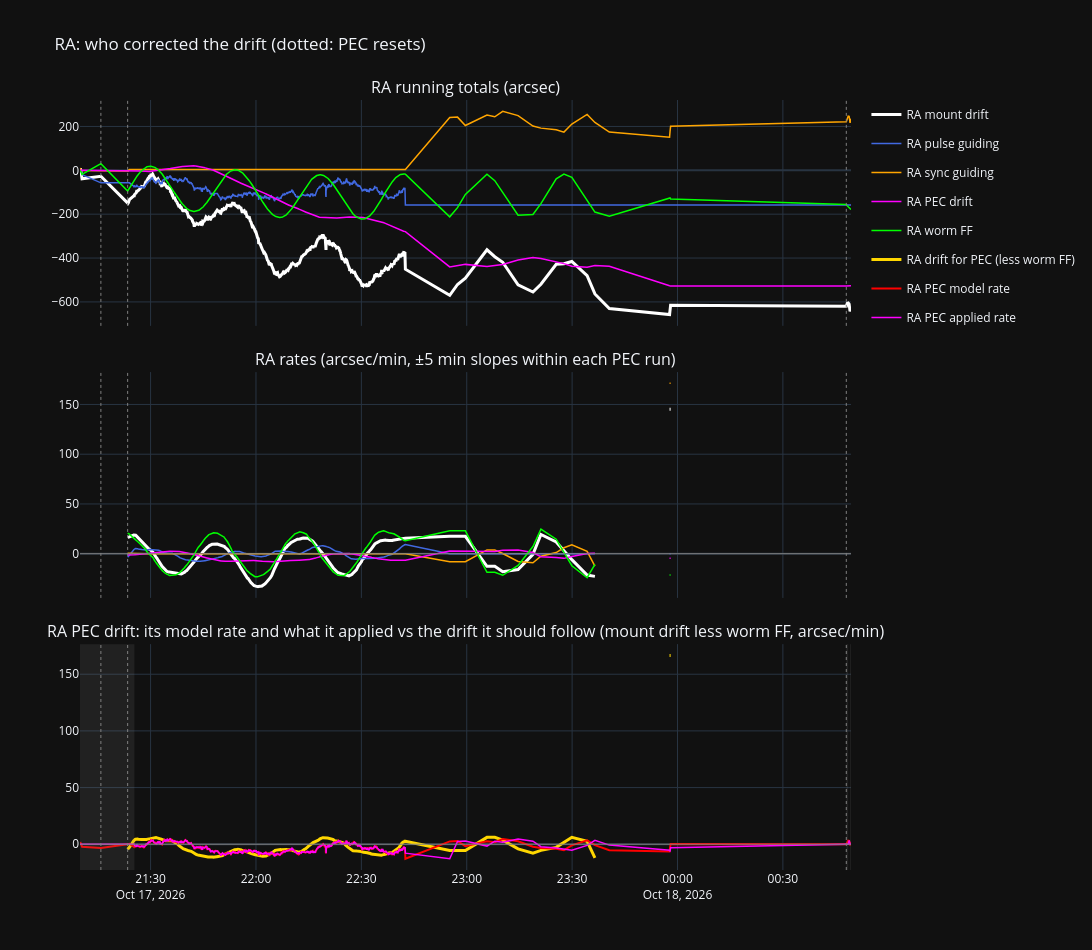
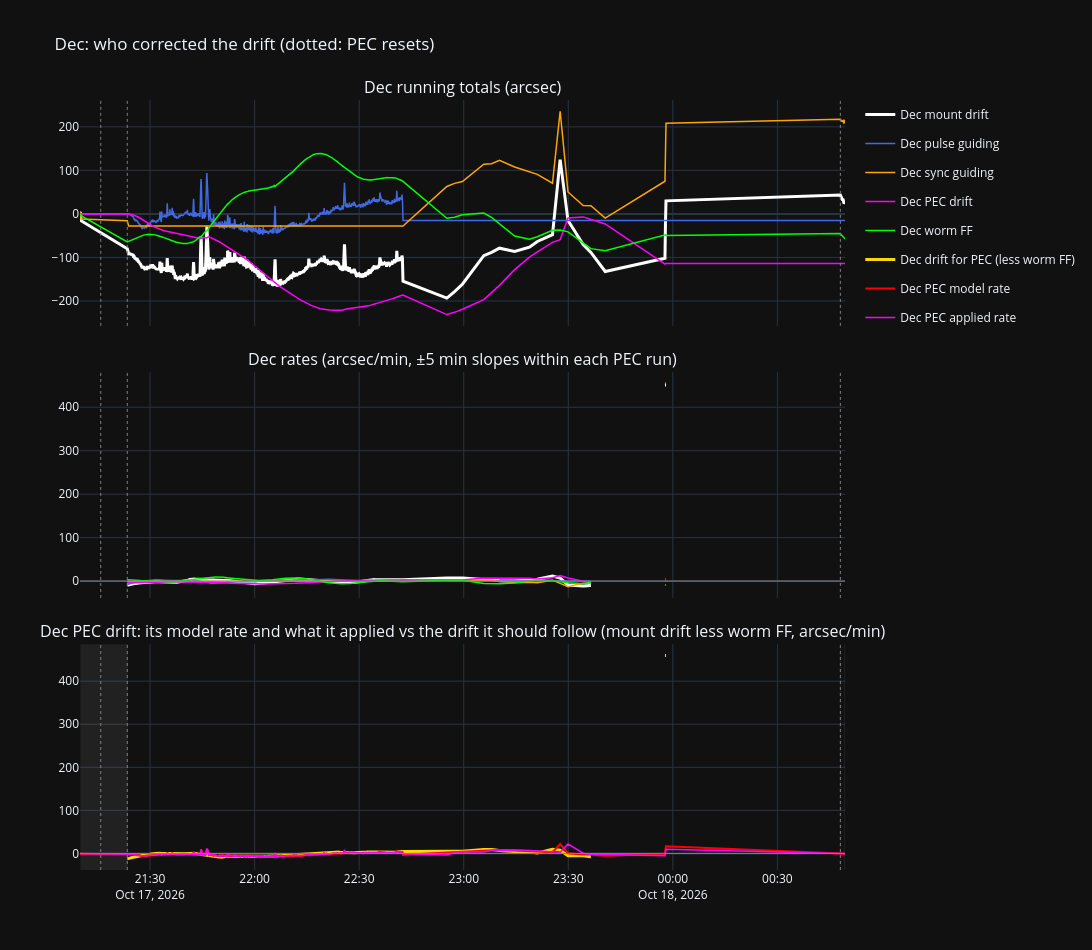

Here is the notebook cell these charts were saved with, in order:
### Markdown cell above
## 3. Who corrected the drift?

Running totals per axis: **mount drift = pulse guiding + sync guiding + PEC drift applied + worm feed-forward**
(joined across PEC resets), then each as a rate (slope over ±5 min). PECLOG is written only at guide updates -- once
per plate-solve sync while only sync guiding -- so the logged worm FF (dots) misses the worm between them; the dotted
line rebuilds it every 10 s from the motor angles interpolated between rows and the profile the session ran with (its
`WORMPROFILE` log line: the lens profile and forward / reverse per motor), as the driver applies it every tick. Its rate (second
panel, dotted) is taken from that curve the same way; the dots are the rate from the logged samples alone. Rates are taken within each PEC run: a window
never crosses a reset (a goto, or the worm feed-forward switched on or off), so a step there doesn't smear into the
minutes either side.

The bottom panel is PEC drift alone: its model rate (red) and the rate it applied (magenta) against the drift it is
meant to follow, **the mount drift less the worm feed-forward** (gold), since the feed-forward handles the worm.
PEC's rates are drawn as steps, held between log rows as it applies them, so a gap with no guide updates shows the
rate it kept applying (the ±5 min slopes above leave such a gap blank: they need 3 rows). PEC is doing its job when red and magenta follow gold and the guiders' rates stay near zero; when the guider's total
runs opposite to PEC's, they are fighting. Shaded: PEC inhibited (not applying).

### Code cell
pvg = correction_breakdown(df, rate_half_window_s=300)
# PECLOG rows come only at guide updates -- once per plate-solve sync while sync guiding -- so the logged worm FF misses
# the worm between them: rebuild it every 10 s from the motor angles and the profile the session ran with
wprofiles = worm_analysis.logged_worm_profiles(resolved_files)
wff_fine, wff_check = (worm_analysis.rebuilt_wff(df, SITE_LAT, wprofiles) if wprofiles and 'wff_1' in df
                       else (pd.DataFrame(), None))
if len(wff_fine):
    print(f"worm FF rebuilt every 10 s between PECLOG rows ({len(wff_fine)} points); against the logged values "
          f"{wff_check:.2f}\" rms")
COL = {'mount drift': 'white', 'pulse guiding': 'royalblue', 'sync guiding': 'orange', 'PEC drift': 'magenta',
       'worm FF': 'lime'}
PARTS = [('mount_drift', 'mount drift'), ('pulse_guide', 'pulse guiding'), ('sync_guide', 'sync guiding'),
         ('pec_applied', 'PEC drift'), ('worm_ff', 'worm FF')]
summary = []
for ax, name, i_ax in (('ra', 'RA', 1), ('dec', 'Dec', 2)):
    x = pvg[ax]
    if x.empty:
        print(f"{name}: no guide corrections")
        continue
    tx = x['timestamp']
    fig = make_subplots(rows=3, cols=1, shared_xaxes=True, vertical_spacing=0.06,
        subplot_titles=[f'{name} running totals (arcsec)', f'{name} rates (arcsec/min, ±5 min slopes within each PEC run)',
                        f'{name} PEC drift: its model rate and what it applied vs the drift it should follow '
                        f'(mount drift less worm FF, arcsec/min)'])
    for col, label in PARTS:
        if col == 'worm_ff' and not np.any(x[col] != 0):
            continue
        w = 3 if col == 'mount_drift' else 1.5
        sampled = col == 'worm_ff' and len(wff_fine)                  # the logged samples, under the rebuilt curve
        fig.add_trace(go.Scatter(x=tx, y=x[col], name=f'{name} {label}' + (' (logged)' if sampled else ''),
                                 legendgroup=label, mode='markers' if sampled else 'lines',
                                 marker=dict(color=COL[label], size=4), line=dict(color=COL[label], width=w)),
                      row=1, col=1)
        if sampled:
            # on the logged running total's level, which is joined across PEC resets: per PEC run, the offset that puts
            # the rebuilt curve on the logged samples (it matches them to well under an arcsec otherwise)
            ft = wff_fine['timestamp'].astype('datetime64[ns]')
            fine = wff_fine[f'wff_{i_ax}'].to_numpy(float) * 60
            at_rows = np.interp(tx.astype('datetime64[ns]').astype('int64'), ft.astype('int64'), fine)
            run_rows = np.searchsorted(pvg['resets'].values, tx.values, side='right')
            run_fine = np.searchsorted(pvg['resets'].values, ft.values, side='right')
            level = np.full(len(fine), np.nan)
            for r in np.unique(run_fine):
                k = run_rows == r
                if k.any():
                    level[run_fine == r] = fine[run_fine == r] + np.median(x[col].to_numpy()[k] - at_rows[k])
            fig.add_trace(go.Scatter(x=ft, y=level, name=f'{name} {label} (rebuilt, 10 s)', legendgroup=label,
                                     line=dict(color=COL[label], width=1.5, dash='dot')), row=1, col=1)
            # its rate, as the others' (+-5 min slopes within each PEC run) but from the 10 s curve, not the samples
            ft_s = (ft - tx.iloc[0]).dt.total_seconds().to_numpy()
            ok = ~np.isnan(level)
            fine_rate = np.full(len(level), np.nan)
            fine_rate[ok] = _centred_slope_per_min(ft_s[ok], level[ok], 300, segment=run_fine[ok])
            fig.add_trace(go.Scatter(x=ft, y=fine_rate, name=f'{name} {label} rate (rebuilt)', legendgroup=label,
                                     showlegend=False, line=dict(color=COL[label], width=1.5, dash='dot')), row=2, col=1)
        rate = 'drift_rate' if col == 'mount_drift' else f'{col}_rate'
        fig.add_trace(go.Scatter(x=tx, y=x[rate], name=f'{name} {label} rate' + (' (logged)' if sampled else ''),
                                 legendgroup=label, showlegend=False, mode='markers' if sampled else 'lines',
                                 marker=dict(color=COL[label], size=4), line=dict(color=COL[label], width=w)), row=2, col=1)
    fig.add_trace(go.Scatter(x=tx, y=x['drift_for_pec_rate'], name=f'{name} drift for PEC (less worm FF)',
                             line=dict(color='gold', width=3)), row=3, col=1)
    # PEC's logged rates as steps, held between rows as the driver applies them: the model rate from its update on
    # ('hv'), the applied rate over the interval it was logged at the end of ('vh') -- a straight line would hide what
    # it applied through a gap with no guide updates (10-17: -12.8"/min held for 12.6 min)
    fig.add_trace(go.Scatter(x=tx, y=x['pec_model_rate'], name=f'{name} PEC model rate', line=dict(color='red', shape='hv')),
                  row=3, col=1)
    fig.add_trace(go.Scatter(x=tx, y=np.where(x['pec_active'], x['pec_applied_logged_rate'], 0.0),
                             name=f'{name} PEC applied rate', line=dict(color='magenta', width=1.5, shape='vh')), row=3, col=1)
    inactive = ~x['pec_active'].values.astype(bool)
    edges = np.flatnonzero(np.diff(np.r_[0, inactive.astype(int), 0]))
    for a, b in zip(edges[::2], edges[1::2]):
        fig.add_vrect(x0=tx.iloc[a], x1=tx.iloc[min(b, len(tx) - 1)], fillcolor='gray', opacity=0.15, line_width=0, row=3, col=1)
    for r in (2, 3):
        fig.add_hline(y=0, line=dict(color='gray', width=1), row=r, col=1)
    for tr in pvg['resets']:
        fig.add_vline(x=tr, line=dict(color='gray', width=1, dash='dot'))
    fig.update_layout(height=950, width=1400, template=TEMPLATE, hovermode='x unified',
                      title=f'{name}: who corrected the drift (dotted: PEC resets)')
    fig.show()

    last = x.iloc[-1]
    guider, pec = last['pulse_guide'] + last['sync_guide'], last['pec_applied']
    m = ~np.isnan(x['drift_for_pec_rate'].values)
    summary.append({'axis': name, 'mount drift "': last['mount_drift'], 'pulse guiding "': last['pulse_guide'],
                    'sync guiding "': last['sync_guide'], 'PEC drift "': pec, 'worm FF "': last['worm_ff'],
                    'PEC share %': pec / last['mount_drift'] * 100 if last['mount_drift'] else np.nan,
                    'PEC undone by guider %': -guider / pec * 100 if pec and np.sign(guider) != np.sign(pec) else 0,
                    'PEC active %': x['pec_active'].mean() * 100,
                    'model rate error rms "/min': rms((x['pec_model_rate'] - x['drift_for_pec_rate'])[m]),
                    'drift for PEC rms "/min': rms(x['drift_for_pec_rate'][m])})
summary = pd.DataFrame(summary)
display(summary.round(1))
for _, r in summary.iterrows():
    if r['PEC share %'] < 0:
        print(f"{r['axis']}: PEC pushed against the drift")
    if r['PEC undone by guider %'] > 50:
        print(f"{r['axis']}: the guider undid {r['PEC undone by guider %']:.0f}% of what PEC applied -- they are fighting")
    if r['model rate error rms "/min'] > r['drift for PEC rms "/min']:
        print(f"{r['axis']}: PEC's rate was further from the drift rate than zero would have been")

### Figure 1 — Plotly figure (JSON) as saved in the notebook; plotly's stock layout.template omitted (floating-point values rounded to 4 significant figures; data arrays with more than 128 entries replaced by an {"elided": "..."} marker saying what was removed)
{"data": [{"legendgroup": "mount drift", "line": {"color": "white", "width": 3}, "name": "RA mount drift", "type": "scatter", "x": {"elided": "2124 str values"}, "xaxis": "x", "y": {"elided": "2124 float values"}, "yaxis": "y"}, {"legendgroup": "mount drift", "line": {"color": "white", "width": 3}, "name": "RA mount drift rate", "showlegend": false, "type": "scatter", "x": {"elided": "2124 str values"}, "xaxis": "x2", "y": {"elided": "2124 float values"}, "yaxis": "y2"}, {"legendgroup": "pulse guiding", "line": {"color": "royalblue", "width": 1.5}, "name": "RA pulse guiding", "type": "scatter", "x": {"elided": "2124 str values"}, "xaxis": "x", "y": {"elided": "2124 float values"}, "yaxis": "y"}, {"legendgroup": "pulse guiding", "line": {"color": "royalblue", "width": 1.5}, "name": "RA pulse guiding rate", "showlegend": false, "type": "scatter", "x": {"elided": "2124 str values"}, "xaxis": "x2", "y": {"elided": "2124 float values"}, "yaxis": "y2"}, {"legendgroup": "sync guiding", "line": {"color": "orange", "width": 1.5}, "name": "RA sync guiding", "type": "scatter", "x": {"elided": "2124 str values"}, "xaxis": "x", "y": {"elided": "2124 float values"}, "yaxis": "y"}, {"legendgroup": "sync guiding", "line": {"color": "orange", "width": 1.5}, "name": "RA sync guiding rate", "showlegend": false, "type": "scatter", "x": {"elided": "2124 str values"}, "xaxis": "x2", "y": {"elided": "2124 float values"}, "yaxis": "y2"}, {"legendgroup": "PEC drift", "line": {"color": "magenta", "width": 1.5}, "name": "RA PEC drift", "type": "scatter", "x": {"elided": "2124 str values"}, "xaxis": "x", "y": {"elided": "2124 float values"}, "yaxis": "y"}, {"legendgroup": "PEC drift", "line": {"color": "magenta", "width": 1.5}, "name": "RA PEC drift rate", "showlegend": false, "type": "scatter", "x": {"elided": "2124 str values"}, "xaxis": "x2", "y": {"elided": "2124 float values"}, "yaxis": "y2"}, {"legendgroup": "worm FF", "line": {"color": "lime", "width": 1.5}, "name": "RA worm FF", "type": "scatter", "x": {"elided": "2124 str values"}, "xaxis": "x", "y": {"elided": "2124 float values"}, "yaxis": "y"}, {"legendgroup": "worm FF", "line": {"color": "lime", "width": 1.5}, "name": "RA worm FF rate", "showlegend": false, "type": "scatter", "x": {"elided": "2124 str values"}, "xaxis": "x2", "y": {"elided": "2124 float values"}, "yaxis": "y2"}, {"line": {"color": "gold", "width": 3}, "name": "RA drift for PEC (less worm FF)", "type": "scatter", "x": {"elided": "2124 str values"}, "xaxis": "x3", "y": {"elided": "2124 float values"}, "yaxis": "y3"}, {"line": {"color": "red"}, "name": "RA PEC model rate", "type": "scatter", "x": {"elided": "2124 str values"}, "xaxis": "x3", "y": {"elided": "2124 float values"}, "yaxis": "y3"}, {"line": {"color": "magenta", "width": 1.5}, "name": "RA PEC applied rate", "type": "scatter", "x": {"elided": "2124 str values"}, "xaxis": "x3", "y": {"elided": "2124 float values"}, "yaxis": "y3"}], "layout": {"annotations": [{"font": {"size": 16}, "showarrow": false, "text": "RA running totals (arcsec)", "x": 0.5, "xanchor": "center", "xref": "paper", "y": 1, "yanchor": "bottom", "yref": "paper"}, {"font": {"size": 16}, "showarrow": false, "text": "RA rates (arcsec/min, ±5 min slopes within each PEC run)", "x": 0.5, "xanchor": "center", "xref": "paper", "y": 0.6467, "yanchor": "bottom", "yref": "paper"}, {"font": {"size": 16}, "showarrow": false, "text": "RA PEC drift: its model rate and what it applied vs the drift it should follow (mount drift less worm FF, arcsec/min)", "x": 0.5, "xanchor": "center", "xref": "paper", "y": 0.2933, "yanchor": "bottom", "yref": "paper"}], "height": 950, "hovermode": "x unified", "shapes": [{"fillcolor": "gray", "line": {"width": 0}, "opacity": 0.15, "type": "rect", "x0": "2026-10-17T21:09:54.231000", "x1": "2026-10-17T21:25:23.675000", "xref": "x3", "y0": 0, "y1": 1, "yref": "y3 domain"}, {"fillcolor": "gray", "line": {"width": 0}, "opacity": 0.15, "type": "rect", "x0": "2026-10-18T00:48:03.459000", "x1": "2026-10-18T00:48:35.497000", "xref": "x3", "y0": 0, "y1": 1, "yref": "y3 domain"}, {"fillcolor": "gray", "line": {"width": 0}, "opacity": 0.15, "type": "rect", "x0": "2026-10-18T00:49:07.463000", "x1": "2026-10-18T00:49:23.493000", "xref": "x3", "y0": 0, "y1": 1, "yref": "y3 domain"}, {"line": {"color": "gray", "width": 1}, "type": "line", "x0": 0, "x1": 1, "xref": "x2 domain", "y0": 0, "y1": 0, "yref": "y2"}, {"line": {"color": "gray", "width": 1}, "type": "line", "x0": 0, "x1": 1, "xref": "x3 domain", "y0": 0, "y1": 0, "yref": "y3"}, {"line": {"color": "gray", "dash": "dot", "width": 1}, "type": "line", "x0": "2026-10-17T21:15:51.099000", "x1": "2026-10-17T21:15:51.099000", "xref": "x", "y0": 0, "y1": 1, "yref": "y domain"}, {"line": {"color": "gray", "dash": "dot", "width": 1}, "type": "line", "x0": "2026-10-17T21:15:51.099000", "x1": "2026-10-17T21:15:51.099000", "xref": "x2", "y0": 0, "y1": 1, "yref": "y2 domain"}, {"line": {"color": "gray", "dash": "dot", "width": 1}, "type": "line", "x0": "2026-10-17T21:15:51.099000", "x1": "2026-10-17T21:15:51.099000", "xref": "x3", "y0": 0, "y1": 1, "yref": "y3 domain"}, {"line": {"color": "gray", "dash": "dot", "width": 1}, "type": "line", "x0": "2026-10-17T21:23:28.182000", "x1": "2026-10-17T21:23:28.182000", "xref": "x", "y0": 0, "y1": 1, "yref": "y domain"}, {"line": {"color": "gray", "dash": "dot", "width": 1}, "type": "line", "x0": "2026-10-17T21:23:28.182000", "x1": "2026-10-17T21:23:28.182000", "xref": "x2", "y0": 0, "y1": 1, "yref": "y2 domain"}, {"line": {"color": "gray", "dash": "dot", "width": 1}, "type": "line", "x0": "2026-10-17T21:23:28.182000", "x1": "2026-10-17T21:23:28.182000", "xref": "x3", "y0": 0, "y1": 1, "yref": "y3 domain"}, {"line": {"color": "gray", "dash": "dot", "width": 1}, "type": "line", "x0": "2026-10-18T00:48:03.459000", "x1": "2026-10-18T00:48:03.459000", "xref": "x", "y0": 0, "y1": 1, "yref": "y domain"}, {"line": {"color": "gray", "dash": "dot", "width": 1}, "type": "line", "x0": "2026-10-18T00:48:03.459000", "x1": "2026-10-18T00:48:03.459000", "xref": "x2", "y0": 0, "y1": 1, "yref": "y2 domain"}, {"line": {"color": "gray", "dash": "dot", "width": 1}, "type": "line", "x0": "2026-10-18T00:48:03.459000", "x1": "2026-10-18T00:48:03.459000", "xref": "x3", "y0": 0, "y1": 1, "yref": "y3 domain"}], "title": {"text": "RA: who corrected the drift (dotted: PEC resets)"}, "width": 1400, "xaxis": {"anchor": "y", "domain": [0, 1], "matches": "x3", "showticklabels": false}, "xaxis2": {"anchor": "y2", "domain": [0, 1], "matches": "x3", "showticklabels": false}, "xaxis3": {"anchor": "y3", "domain": [0, 1]}, "yaxis": {"anchor": "x", "domain": [0.7067, 1]}, "yaxis2": {"anchor": "x2", "domain": [0.3533, 0.6467]}, "yaxis3": {"anchor": "x3", "domain": [0, 0.2933]}}}

### Figure 2 — Plotly figure (JSON) as saved in the notebook; plotly's stock layout.template omitted (floating-point values rounded to 4 significant figures; data arrays with more than 128 entries replaced by an {"elided": "..."} marker saying what was removed)
{"data": [{"legendgroup": "mount drift", "line": {"color": "white", "width": 3}, "name": "Dec mount drift", "type": "scatter", "x": {"elided": "2385 str values"}, "xaxis": "x", "y": {"elided": "2385 float values"}, "yaxis": "y"}, {"legendgroup": "mount drift", "line": {"color": "white", "width": 3}, "name": "Dec mount drift rate", "showlegend": false, "type": "scatter", "x": {"elided": "2385 str values"}, "xaxis": "x2", "y": {"elided": "2385 float values"}, "yaxis": "y2"}, {"legendgroup": "pulse guiding", "line": {"color": "royalblue", "width": 1.5}, "name": "Dec pulse guiding", "type": "scatter", "x": {"elided": "2385 str values"}, "xaxis": "x", "y": {"elided": "2385 float values"}, "yaxis": "y"}, {"legendgroup": "pulse guiding", "line": {"color": "royalblue", "width": 1.5}, "name": "Dec pulse guiding rate", "showlegend": false, "type": "scatter", "x": {"elided": "2385 str values"}, "xaxis": "x2", "y": {"elided": "2385 float values"}, "yaxis": "y2"}, {"legendgroup": "sync guiding", "line": {"color": "orange", "width": 1.5}, "name": "Dec sync guiding", "type": "scatter", "x": {"elided": "2385 str values"}, "xaxis": "x", "y": {"elided": "2385 float values"}, "yaxis": "y"}, {"legendgroup": "sync guiding", "line": {"color": "orange", "width": 1.5}, "name": "Dec sync guiding rate", "showlegend": false, "type": "scatter", "x": {"elided": "2385 str values"}, "xaxis": "x2", "y": {"elided": "2385 float values"}, "yaxis": "y2"}, {"legendgroup": "PEC drift", "line": {"color": "magenta", "width": 1.5}, "name": "Dec PEC drift", "type": "scatter", "x": {"elided": "2385 str values"}, "xaxis": "x", "y": {"elided": "2385 float values"}, "yaxis": "y"}, {"legendgroup": "PEC drift", "line": {"color": "magenta", "width": 1.5}, "name": "Dec PEC drift rate", "showlegend": false, "type": "scatter", "x": {"elided": "2385 str values"}, "xaxis": "x2", "y": {"elided": "2385 float values"}, "yaxis": "y2"}, {"legendgroup": "worm FF", "line": {"color": "lime", "width": 1.5}, "name": "Dec worm FF", "type": "scatter", "x": {"elided": "2385 str values"}, "xaxis": "x", "y": {"elided": "2385 float values"}, "yaxis": "y"}, {"legendgroup": "worm FF", "line": {"color": "lime", "width": 1.5}, "name": "Dec worm FF rate", "showlegend": false, "type": "scatter", "x": {"elided": "2385 str values"}, "xaxis": "x2", "y": {"elided": "2385 float values"}, "yaxis": "y2"}, {"line": {"color": "gold", "width": 3}, "name": "Dec drift for PEC (less worm FF)", "type": "scatter", "x": {"elided": "2385 str values"}, "xaxis": "x3", "y": {"elided": "2385 float values"}, "yaxis": "y3"}, {"line": {"color": "red"}, "name": "Dec PEC model rate", "type": "scatter", "x": {"elided": "2385 str values"}, "xaxis": "x3", "y": {"elided": "2385 float values"}, "yaxis": "y3"}, {"line": {"color": "magenta", "width": 1.5}, "name": "Dec PEC applied rate", "type": "scatter", "x": {"elided": "2385 str values"}, "xaxis": "x3", "y": {"elided": "2385 float values"}, "yaxis": "y3"}], "layout": {"annotations": [{"font": {"size": 16}, "showarrow": false, "text": "Dec running totals (arcsec)", "x": 0.5, "xanchor": "center", "xref": "paper", "y": 1, "yanchor": "bottom", "yref": "paper"}, {"font": {"size": 16}, "showarrow": false, "text": "Dec rates (arcsec/min, ±5 min slopes within each PEC run)", "x": 0.5, "xanchor": "center", "xref": "paper", "y": 0.6467, "yanchor": "bottom", "yref": "paper"}, {"font": {"size": 16}, "showarrow": false, "text": "Dec PEC drift: its model rate and what it applied vs the drift it should follow (mount drift less worm FF, arcsec/min)", "x": 0.5, "xanchor": "center", "xref": "paper", "y": 0.2933, "yanchor": "bottom", "yref": "paper"}], "height": 950, "hovermode": "x unified", "shapes": [{"fillcolor": "gray", "line": {"width": 0}, "opacity": 0.15, "type": "rect", "x0": "2026-10-17T21:09:54.231000", "x1": "2026-10-17T21:10:00.154000", "xref": "x3", "y0": 0, "y1": 1, "yref": "y3 domain"}, {"fillcolor": "gray", "line": {"width": 0}, "opacity": 0.15, "type": "rect", "x0": "2026-10-17T21:10:06.182000", "x1": "2026-10-17T21:23:40.144000", "xref": "x3", "y0": 0, "y1": 1, "yref": "y3 domain"}, {"fillcolor": "gray", "line": {"width": 0}, "opacity": 0.15, "type": "rect", "x0": "2026-10-18T00:48:03.459000", "x1": "2026-10-18T00:48:19.518000", "xref": "x3", "y0": 0, "y1": 1, "yref": "y3 domain"}, {"fillcolor": "gray", "line": {"width": 0}, "opacity": 0.15, "type": "rect", "x0": "2026-10-18T00:49:07.463000", "x1": "2026-10-18T00:49:23.493000", "xref": "x3", "y0": 0, "y1": 1, "yref": "y3 domain"}, {"line": {"color": "gray", "width": 1}, "type": "line", "x0": 0, "x1": 1, "xref": "x2 domain", "y0": 0, "y1": 0, "yref": "y2"}, {"line": {"color": "gray", "width": 1}, "type": "line", "x0": 0, "x1": 1, "xref": "x3 domain", "y0": 0, "y1": 0, "yref": "y3"}, {"line": {"color": "gray", "dash": "dot", "width": 1}, "type": "line", "x0": "2026-10-17T21:15:51.099000", "x1": "2026-10-17T21:15:51.099000", "xref": "x", "y0": 0, "y1": 1, "yref": "y domain"}, {"line": {"color": "gray", "dash": "dot", "width": 1}, "type": "line", "x0": "2026-10-17T21:15:51.099000", "x1": "2026-10-17T21:15:51.099000", "xref": "x2", "y0": 0, "y1": 1, "yref": "y2 domain"}, {"line": {"color": "gray", "dash": "dot", "width": 1}, "type": "line", "x0": "2026-10-17T21:15:51.099000", "x1": "2026-10-17T21:15:51.099000", "xref": "x3", "y0": 0, "y1": 1, "yref": "y3 domain"}, {"line": {"color": "gray", "dash": "dot", "width": 1}, "type": "line", "x0": "2026-10-17T21:23:28.182000", "x1": "2026-10-17T21:23:28.182000", "xref": "x", "y0": 0, "y1": 1, "yref": "y domain"}, {"line": {"color": "gray", "dash": "dot", "width": 1}, "type": "line", "x0": "2026-10-17T21:23:28.182000", "x1": "2026-10-17T21:23:28.182000", "xref": "x2", "y0": 0, "y1": 1, "yref": "y2 domain"}, {"line": {"color": "gray", "dash": "dot", "width": 1}, "type": "line", "x0": "2026-10-17T21:23:28.182000", "x1": "2026-10-17T21:23:28.182000", "xref": "x3", "y0": 0, "y1": 1, "yref": "y3 domain"}, {"line": {"color": "gray", "dash": "dot", "width": 1}, "type": "line", "x0": "2026-10-18T00:48:03.459000", "x1": "2026-10-18T00:48:03.459000", "xref": "x", "y0": 0, "y1": 1, "yref": "y domain"}, {"line": {"color": "gray", "dash": "dot", "width": 1}, "type": "line", "x0": "2026-10-18T00:48:03.459000", "x1": "2026-10-18T00:48:03.459000", "xref": "x2", "y0": 0, "y1": 1, "yref": "y2 domain"}, {"line": {"color": "gray", "dash": "dot", "width": 1}, "type": "line", "x0": "2026-10-18T00:48:03.459000", "x1": "2026-10-18T00:48:03.459000", "xref": "x3", "y0": 0, "y1": 1, "yref": "y3 domain"}], "title": {"text": "Dec: who corrected the drift (dotted: PEC resets)"}, "width": 1400, "xaxis": {"anchor": "y", "domain": [0, 1], "matches": "x3", "showticklabels": false}, "xaxis2": {"anchor": "y2", "domain": [0, 1], "matches": "x3", "showticklabels": false}, "xaxis3": {"anchor": "y3", "domain": [0, 1]}, "yaxis": {"anchor": "x", "domain": [0.7067, 1]}, "yaxis2": {"anchor": "x2", "domain": [0.3533, 0.6467]}, "yaxis3": {"anchor": "x3", "domain": [0, 0.2933]}}}
